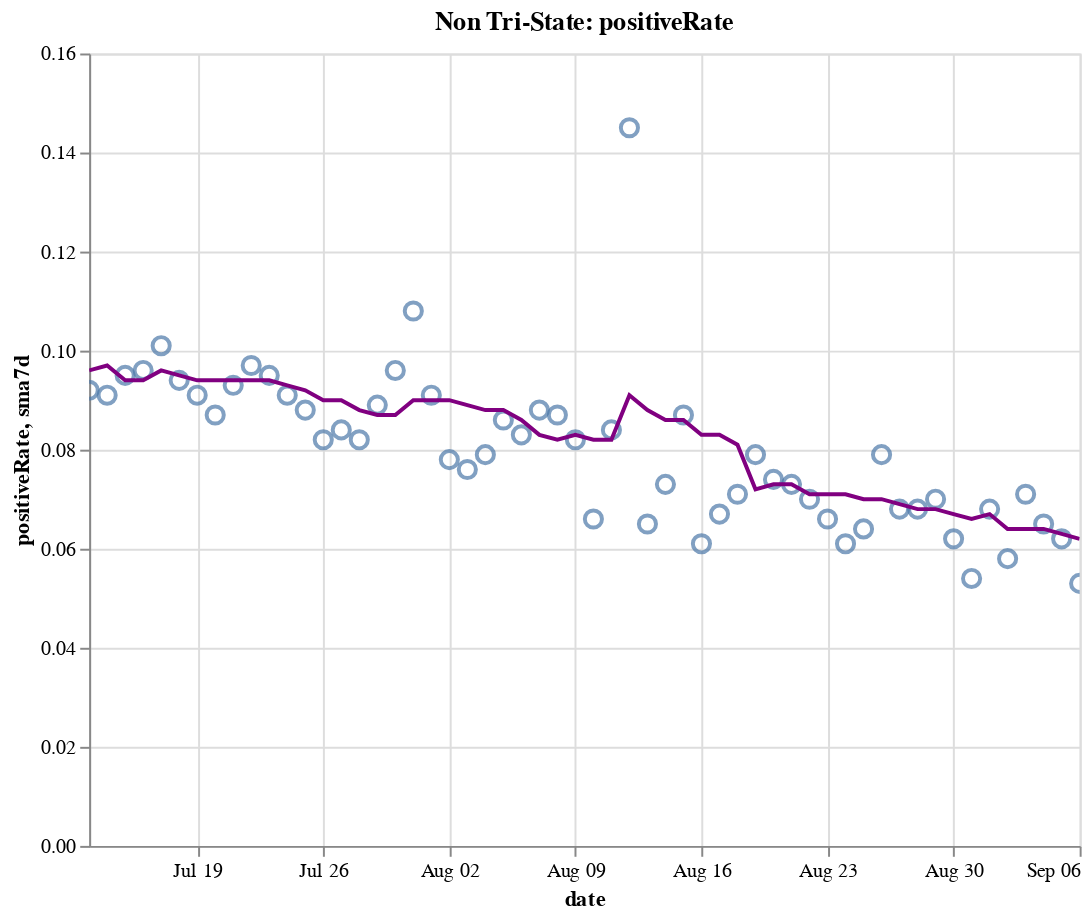

Notebook source saved alongside this figure:
### Code cell
create_plot(non_tristate, 'positiveRate')

### Figure 1 — Vega-Lite specification as saved in the notebook (floating-point values rounded to 4 significant figures)
{"config": {"view": {"continuousWidth": 400, "continuousHeight": 300}}, "layer": [{"layer": [{"mark": {"type": "point", "size": 75}, "encoding": {"tooltip": [{"type": "temporal", "field": "date"}, {"type": "quantitative", "field": "positiveRate"}, {"type": "quantitative", "field": "sma7d"}], "x": {"type": "temporal", "field": "date"}, "y": {"type": "quantitative", "field": "positiveRate"}}, "selection": {"selector016": {"type": "interval", "bind": "scales", "encodings": ["x", "y"]}}}, {"mark": {"type": "line", "color": "purple"}, "encoding": {"x": {"type": "temporal", "field": "date"}, "y": {"type": "quantitative", "field": "sma7d"}}}]}, {"mark": {"type": "rule", "color": "#aaa"}, "encoding": {"x": {"type": "temporal", "field": "date"}}, "transform": [{"filter": {"selection": "selector015"}}]}, {"mark": "circle", "encoding": {"opacity": {"condition": {"value": 1, "selection": "selector015"}, "value": 0}, "tooltip": [{"type": "temporal", "field": "date"}, {"type": "quantitative", "field": "positiveRate"}, {"type": "quantitative", "field": "sma7d"}], "x": {"type": "temporal", "field": "date"}, "y": {"type": "quantitative", "field": "positiveRate"}}, "selection": {"selector015": {"type": "single", "encodings": ["x"], "on": "mouseover", "nearest": true, "empty": "none"}}}, {"mark": {"type": "text", "align": "left", "dx": 5, "dy": -5, "stroke": "white", "strokeWidth": 2}, "encoding": {"text": {"type": "quantitative", "field": "positiveRate"}, "tooltip": [{"type": "temporal", "field": "date"}, {"type": "quantitative", "field": "positiveRate"}, {"type": "quantitative", "field": "sma7d"}], "x": {"type": "temporal", "field": "date"}, "y": {"type": "quantitative", "field": "positiveRate"}}, "transform": [{"filter": {"selection": "selector015"}}]}, {"mark": {"type": "text", "align": "left", "dx": 5, "dy": -5}, "encoding": {"text": {"type": "quantitative", "field": "positiveRate"}, "tooltip": [{"type": "temporal", "field": "date"}, {"type": "quantitative", "field": "positiveRate"}, {"type": "quantitative", "field": "sma7d"}], "x": {"type": "temporal", "field": "date"}, "y": {"type": "quantitative", "field": "positiveRate"}}, "transform": [{"filter": {"selection": "selector015"}}]}], "data": {"name": "data-07f0a09ddd40aa4706b97a1eff030453"}, "height": 400, "title": "Non Tri-State: positiveRate", "width": 500, "$schema": "https://vega.github.io/schema/vega-lite/v4.8.1.json", "datasets": {"data-07f0a09ddd40aa4706b97a1eff030453": [{"date": "2020-07-13T00:00:00", "totalTestResultsIncrease": 622800.0, "positiveIncrease": 57090.0, "death": 83080.0, "deathIncrease": 275.0, "positiveRate": 0.092, "state": "Non Tri-State", "sma7d": 0.096}, {"date": "2020-07-14T00:00:00", "totalTestResultsIncrease": 677000.0, "positiveIncrease": 61400.0, "death": 83790.0, "deathIncrease": 708.0, "positiveRate": 0.091, "state": "Non Tri-State", "sma7d": 0.097}, {"date": "2020-07-15T00:00:00", "totalTestResultsIncrease": 677000.0, "positiveIncrease": 64500.0, "death": 84610.0, "deathIncrease": 816.0, "positiveRate": 0.095, "state": "Non Tri-State", "sma7d": 0.094}, {"date": "2020-07-16T00:00:00", "totalTestResultsIncrease": 727800.0, "positiveIncrease": 69930.0, "death": 85500.0, "deathIncrease": 896.0, "positiveRate": 0.096, "state": "Non Tri-State", "sma7d": 0.094}, {"date": "2020-07-17T00:00:00", "totalTestResultsIncrease": 752000.0, "positiveIncrease": 75880.0, "death": 86420.0, "deathIncrease": 915.0, "positiveRate": 0.101, "state": "Non Tri-State", "sma7d": 0.096}, {"date": "2020-07-18T00:00:00", "totalTestResultsIncrease": 681400.0, "positiveIncrease": 63930.0, "death": 87260.0, "deathIncrease": 846.0, "positiveRate": 0.094, "state": "Non Tri-State", "sma7d": 0.095}, {"date": "2020-07-19T00:00:00", "totalTestResultsIncrease": 703600.0, "positiveIncrease": 63790.0, "death": 87770.0, "deathIncrease": 506.0, "positiveRate": 0.091, "state": "Non Tri-State", "sma7d": 0.094}, {"date": "2020-07-20T00:00:00", "totalTestResultsIncrease": 645700.0, "positiveIncrease": 56180.0, "death": 88110.0, "deathIncrease": 335.0, "positiveRate": 0.087, "state": "Non Tri-State", "sma7d": 0.094}, {"date": "2020-07-21T00:00:00", "totalTestResultsIncrease": 673600.0, "positiveIncrease": 62740.0, "death": 89120.0, "deathIncrease": 1014.0, "positiveRate": 0.093, "state": "Non Tri-State", "sma7d": 0.094}, {"date": "2020-07-22T00:00:00", "totalTestResultsIncrease": 699400.0, "positiveIncrease": 68110.0, "death": 90260.0, "deathIncrease": 1137.0, "positiveRate": 0.097, "state": "Non Tri-State", "sma7d": 0.094}, {"date": "2020-07-23T00:00:00", "totalTestResultsIncrease": 744000.0, "positiveIncrease": 70490.0, "death": 91270.0, "deathIncrease": 1015.0, "positiveRate": 0.095, "state": "Non Tri-State", "sma7d": 0.094}, {"date": "2020-07-24T00:00:00", "totalTestResultsIncrease": 803900.0, "positiveIncrease": 73480.0, "death": 92400.0, "deathIncrease": 1129.0, "positiveRate": 0.091, "state": "Non Tri-State", "sma7d": 0.093}, {"date": "2020-07-25T00:00:00", "totalTestResultsIncrease": 719000.0, "positiveIncrease": 63480.0, "death": 93400.0, "deathIncrease": 999.0, "positiveRate": 0.088, "state": "Non Tri-State", "sma7d": 0.092}, {"date": "2020-07-26T00:00:00", "totalTestResultsIncrease": 732400.0, "positiveIncrease": 59960.0, "death": 93940.0, "deathIncrease": 544.0, "positiveRate": 0.082, "state": "Non Tri-State", "sma7d": 0.09}, {"date": "2020-07-27T00:00:00", "totalTestResultsIncrease": 642900.0, "positiveIncrease": 54070.0, "death": 94970.0, "deathIncrease": 1026.0, "positiveRate": 0.084, "state": "Non Tri-State", "sma7d": 0.09}, {"date": "2020-07-28T00:00:00", "totalTestResultsIncrease": 672600.0, "positiveIncrease": 55340.0, "death": 96060.0, "deathIncrease": 1086.0, "positiveRate": 0.082, "state": "Non Tri-State", "sma7d": 0.088}, {"date": "2020-07-29T00:00:00", "totalTestResultsIncrease": 730700.0, "positiveIncrease": 65310.0, "death": 97520.0, "deathIncrease": 1466.0, "positiveRate": 0.089, "state": "Non Tri-State", "sma7d": 0.087}, {"date": "2020-07-30T00:00:00", "totalTestResultsIncrease": 711300.0, "positiveIncrease": 68310.0, "death": 98750.0, "deathIncrease": 1229.0, "positiveRate": 0.096, "state": "Non Tri-State", "sma7d": 0.087}, {"date": "2020-07-31T00:00:00", "totalTestResultsIncrease": 611000.0, "positiveIncrease": 66150.0, "death": 100000.0, "deathIncrease": 1295.0, "positiveRate": 0.108, "state": "Non Tri-State", "sma7d": 0.09}, {"date": "2020-08-01T00:00:00", "totalTestResultsIncrease": 662600.0, "positiveIncrease": 59980.0, "death": 101200.0, "deathIncrease": 1164.0, "positiveRate": 0.091, "state": "Non Tri-State", "sma7d": 0.09}, {"date": "2020-08-02T00:00:00", "totalTestResultsIncrease": 591300.0, "positiveIncrease": 45900.0, "death": 101700.0, "deathIncrease": 486.0, "positiveRate": 0.078, "state": "Non Tri-State", "sma7d": 0.09}, {"date": "2020-08-03T00:00:00", "totalTestResultsIncrease": 639400.0, "positiveIncrease": 48710.0, "death": 102200.0, "deathIncrease": 502.0, "positiveRate": 0.076, "state": "Non Tri-State", "sma7d": 0.089}, {"date": "2020-08-04T00:00:00", "totalTestResultsIncrease": 638600.0, "positiveIncrease": 50720.0, "death": 103400.0, "deathIncrease": 1241.0, "positiveRate": 0.079, "state": "Non Tri-State", "sma7d": 0.088}, {"date": "2020-08-05T00:00:00", "totalTestResultsIncrease": 593000.0, "positiveIncrease": 51220.0, "death": 104800.0, "deathIncrease": 1335.0, "positiveRate": 0.086, "state": "Non Tri-State", "sma7d": 0.088}, {"date": "2020-08-06T00:00:00", "totalTestResultsIncrease": 642000.0, "positiveIncrease": 53090.0, "death": 106000.0, "deathIncrease": 1238.0, "positiveRate": 0.083, "state": "Non Tri-State", "sma7d": 0.086}, {"date": "2020-08-07T00:00:00", "totalTestResultsIncrease": 685100.0, "positiveIncrease": 60200.0, "death": 107300.0, "deathIncrease": 1313.0, "positiveRate": 0.088, "state": "Non Tri-State", "sma7d": 0.083}, {"date": "2020-08-08T00:00:00", "totalTestResultsIncrease": 608500.0, "positiveIncrease": 52640.0, "death": 108400.0, "deathIncrease": 1075.0, "positiveRate": 0.087, "state": "Non Tri-State", "sma7d": 0.082}, {"date": "2020-08-09T00:00:00", "totalTestResultsIncrease": 609200.0, "positiveIncrease": 49760.0, "death": 109000.0, "deathIncrease": 604.0, "positiveRate": 0.082, "state": "Non Tri-State", "sma7d": 0.083}, {"date": "2020-08-10T00:00:00", "totalTestResultsIncrease": 626400.0, "positiveIncrease": 41110.0, "death": 109400.0, "deathIncrease": 417.0, "positiveRate": 0.066, "state": "Non Tri-State", "sma7d": 0.082}, {"date": "2020-08-11T00:00:00", "totalTestResultsIncrease": 648300.0, "positiveIncrease": 54470.0, "death": 110700.0, "deathIncrease": 1307.0, "positiveRate": 0.084, "state": "Non Tri-State", "sma7d": 0.082}, {"date": "2020-08-12T00:00:00", "totalTestResultsIncrease": 378700.0, "positiveIncrease": 54950.0, "death": 112200.0, "deathIncrease": 1495.0, "positiveRate": 0.145, "state": "Non Tri-State", "sma7d": 0.091}, {"date": "2020-08-13T00:00:00", "totalTestResultsIncrease": 776600.0, "positiveIncrease": 50290.0, "death": 113400.0, "deathIncrease": 1145.0, "positiveRate": 0.065, "state": "Non Tri-State", "sma7d": 0.088}, {"date": "2020-08-14T00:00:00", "totalTestResultsIncrease": 740400.0, "positiveIncrease": 54220.0, "death": 114600.0, "deathIncrease": 1199.0, "positiveRate": 0.073, "state": "Non Tri-State", "sma7d": 0.086}, {"date": "2020-08-15T00:00:00", "totalTestResultsIncrease": 636500.0, "positiveIncrease": 55140.0, "death": 115800.0, "deathIncrease": 1200.0, "positiveRate": 0.087, "state": "Non Tri-State", "sma7d": 0.086}, {"date": "2020-08-16T00:00:00", "totalTestResultsIncrease": 683900.0, "positiveIncrease": 41870.0, "death": 116400.0, "deathIncrease": 611.0, "positiveRate": 0.061, "state": "Non Tri-State", "sma7d": 0.083}, {"date": "2020-08-17T00:00:00", "totalTestResultsIncrease": 548000.0, "positiveIncrease": 36790.0, "death": 116800.0, "deathIncrease": 394.0, "positiveRate": 0.067, "state": "Non Tri-State", "sma7d": 0.083}, {"date": "2020-08-18T00:00:00", "totalTestResultsIncrease": 564300.0, "positiveIncrease": 39820.0, "death": 118000.0, "deathIncrease": 1178.0, "positiveRate": 0.071, "state": "Non Tri-State", "sma7d": 0.081}, {"date": "2020-08-19T00:00:00", "totalTestResultsIncrease": 558900.0, "positiveIncrease": 43930.0, "death": 119400.0, "deathIncrease": 1402.0, "positiveRate": 0.079, "state": "Non Tri-State", "sma7d": 0.072}, {"date": "2020-08-20T00:00:00", "totalTestResultsIncrease": 582400.0, "positiveIncrease": 42940.0, "death": 120500.0, "deathIncrease": 1122.0, "positiveRate": 0.074, "state": "Non Tri-State", "sma7d": 0.073}, {"date": "2020-08-21T00:00:00", "totalTestResultsIncrease": 622200.0, "positiveIncrease": 45480.0, "death": 121600.0, "deathIncrease": 1109.0, "positiveRate": 0.073, "state": "Non Tri-State", "sma7d": 0.073}, {"date": "2020-08-22T00:00:00", "totalTestResultsIncrease": 645900.0, "positiveIncrease": 45170.0, "death": 122600.0, "deathIncrease": 1023.0, "positiveRate": 0.07, "state": "Non Tri-State", "sma7d": 0.071}, {"date": "2020-08-23T00:00:00", "totalTestResultsIncrease": 555200.0, "positiveIncrease": 36740.0, "death": 123200.0, "deathIncrease": 563.0, "positiveRate": 0.066, "state": "Non Tri-State", "sma7d": 0.071}, {"date": "2020-08-24T00:00:00", "totalTestResultsIncrease": 547000.0, "positiveIncrease": 33520.0, "death": 123500.0, "deathIncrease": 333.0, "positiveRate": 0.061, "state": "Non Tri-State", "sma7d": 0.071}, {"date": "2020-08-25T00:00:00", "totalTestResultsIncrease": 552300.0, "positiveIncrease": 35410.0, "death": 124600.0, "deathIncrease": 1138.0, "positiveRate": 0.064, "state": "Non Tri-State", "sma7d": 0.07}, {"date": "2020-08-26T00:00:00", "totalTestResultsIncrease": 545500.0, "positiveIncrease": 43030.0, "death": 125900.0, "deathIncrease": 1280.0, "positiveRate": 0.079, "state": "Non Tri-State", "sma7d": 0.07}, {"date": "2020-08-27T00:00:00", "totalTestResultsIncrease": 625700.0, "positiveIncrease": 42760.0, "death": 127000.0, "deathIncrease": 1116.0, "positiveRate": 0.068, "state": "Non Tri-State", "sma7d": 0.069}, {"date": "2020-08-28T00:00:00", "totalTestResultsIncrease": 671000.0, "positiveIncrease": 45410.0, "death": 128000.0, "deathIncrease": 1011.0, "positiveRate": 0.068, "state": "Non Tri-State", "sma7d": 0.068}, {"date": "2020-08-29T00:00:00", "totalTestResultsIncrease": 623200.0, "positiveIncrease": 43520.0, "death": 129100.0, "deathIncrease": 1005.0, "positiveRate": 0.07, "state": "Non Tri-State", "sma7d": 0.068}, {"date": "2020-08-30T00:00:00", "totalTestResultsIncrease": 617900.0, "positiveIncrease": 38510.0, "death": 129500.0, "deathIncrease": 463.0, "positiveRate": 0.062, "state": "Non Tri-State", "sma7d": 0.067}, {"date": "2020-08-31T00:00:00", "totalTestResultsIncrease": 552200.0, "positiveIncrease": 30020.0, "death": 129900.0, "deathIncrease": 357.0, "positiveRate": 0.054, "state": "Non Tri-State", "sma7d": 0.066}, {"date": "2020-09-01T00:00:00", "totalTestResultsIncrease": 606900.0, "positiveIncrease": 41210.0, "death": 130900.0, "deathIncrease": 1018.0, "positiveRate": 0.068, "state": "Non Tri-State", "sma7d": 0.067}, {"date": "2020-09-02T00:00:00", "totalTestResultsIncrease": 506300.0, "positiveIncrease": 29490.0, "death": 131900.0, "deathIncrease": 1015.0, "positiveRate": 0.058, "state": "Non Tri-State", "sma7d": 0.064}, {"date": "2020-09-03T00:00:00", "totalTestResultsIncrease": 603200.0, "positiveIncrease": 42930.0, "death": 133000.0, "deathIncrease": 1055.0, "positiveRate": 0.071, "state": "Non Tri-State", "sma7d": 0.064}, {"date": "2020-09-04T00:00:00", "totalTestResultsIncrease": 764500.0, "positiveIncrease": 50040.0, "death": 133900.0, "deathIncrease": 986.0, "positiveRate": 0.065, "state": "Non Tri-State", "sma7d": 0.064}, {"date": "2020-09-05T00:00:00", "totalTestResultsIncrease": 706200.0, "positiveIncrease": 43510.0, "death": 134900.0, "deathIncrease": 906.0, "positiveRate": 0.062, "state": "Non Tri-State", "sma7d": 0.063}, {"date": "2020-09-06T00:00:00", "totalTestResultsIncrease": 615800.0, "positiveIncrease": 32730.0, "death": 135300.0, "deathIncrease": 436.0, "positiveRate": 0.053, "state": "Non Tri-State", "sma7d": 0.062}]}}
